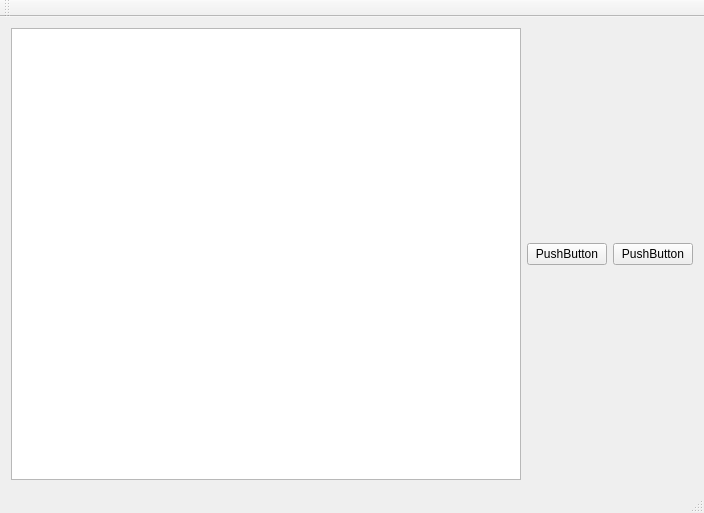
<?xml version="1.0" encoding="UTF-8"?>
<ui version="4.0">
 <class>MainWindow</class>
 <widget class="QMainWindow" name="MainWindow">
  <property name="geometry">
   <rect>
    <x>0</x>
    <y>0</y>
    <width>704</width>
    <height>513</height>
   </rect>
  </property>
  <property name="mouseTracking">
   <bool>true</bool>
  </property>
  <property name="windowTitle">
   <string>MainWindow</string>
  </property>
  <widget class="QWidget" name="centralWidget">
   <layout class="QHBoxLayout" name="horizontalLayout">
    <item>
     <widget class="QTableView" name="tableView">
      <property name="mouseTracking">
       <bool>true</bool>
      </property>
     </widget>
    </item>
    <item>
     <widget class="QPushButton" name="pushButton_2">
      <property name="text">
       <string>PushButton</string>
      </property>
     </widget>
    </item>
    <item>
     <widget class="QPushButton" name="pushButton">
      <property name="text">
       <string>PushButton</string>
      </property>
     </widget>
    </item>
   </layout>
  </widget>
  <widget class="QMenuBar" name="menuBar">
   <property name="geometry">
    <rect>
     <x>0</x>
     <y>0</y>
     <width>704</width>
     <height>21</height>
    </rect>
   </property>
  </widget>
  <widget class="QToolBar" name="mainToolBar">
   <attribute name="toolBarArea">
    <enum>TopToolBarArea</enum>
   </attribute>
   <attribute name="toolBarBreak">
    <bool>false</bool>
   </attribute>
  </widget>
  <widget class="QStatusBar" name="statusBar"/>
 </widget>
 <layoutdefault spacing="6" margin="11"/>
 <resources/>
 <connections/>
</ui>
